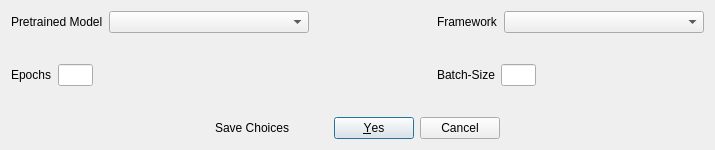
<?xml version="1.0" encoding="UTF-8"?>
<!--Author: Chris Lawson-->
<!--Contact: clawso21@une.edu.au-->
<!--Source: U-Infuse-->
<!--Purpose: Training Configuration Dialogue 2 UI-->
<ui version="4.0">
 <class>ModTrain2</class>
 <widget class="QDialog" name="ModTrain2">
  <property name="geometry">
   <rect>
    <x>0</x>
    <y>0</y>
    <width>715</width>
    <height>150</height>
   </rect>
  </property>
  <property name="sizePolicy">
   <sizepolicy hsizetype="Maximum" vsizetype="Preferred">
    <horstretch>0</horstretch>
    <verstretch>0</verstretch>
   </sizepolicy>
  </property>
  <property name="minimumSize">
   <size>
    <width>715</width>
    <height>150</height>
   </size>
  </property>
  <property name="maximumSize">
   <size>
    <width>715</width>
    <height>150</height>
   </size>
  </property>
  <property name="windowTitle">
   <string>Model Training Settings</string>
  </property>
  <layout class="QGridLayout" name="gridLayout">
   <item row="2" column="0">
    <layout class="QHBoxLayout" name="horizontalLayout6">
     <item>
      <spacer name="horizontalSpacer4">
       <property name="orientation">
        <enum>Qt::Horizontal</enum>
       </property>
       <property name="sizeHint" stdset="0">
        <size>
         <width>40</width>
         <height>20</height>
        </size>
       </property>
      </spacer>
     </item>
     <item>
      <widget class="QLabel" name="saveLabel">
       <property name="text">
        <string>Save Choices</string>
       </property>
      </widget>
     </item>
     <item>
      <widget class="QDialogButtonBox" name="yesButton">
       <property name="orientation">
        <enum>Qt::Horizontal</enum>
       </property>
       <property name="standardButtons">
        <set>QDialogButtonBox::Cancel|QDialogButtonBox::Yes</set>
       </property>
      </widget>
     </item>
     <item>
      <spacer name="horizontalSpacer5">
       <property name="orientation">
        <enum>Qt::Horizontal</enum>
       </property>
       <property name="sizeHint" stdset="0">
        <size>
         <width>40</width>
         <height>20</height>
        </size>
       </property>
      </spacer>
     </item>
    </layout>
   </item>
   <item row="1" column="0">
    <spacer name="verticalSpacer1">
     <property name="orientation">
      <enum>Qt::Vertical</enum>
     </property>
     <property name="sizeHint" stdset="0">
      <size>
       <width>20</width>
       <height>40</height>
      </size>
     </property>
    </spacer>
   </item>
   <item row="0" column="0">
    <layout class="QHBoxLayout" name="horizontalLayout1">
     <item>
      <layout class="QVBoxLayout" name="verticalLayout1">
       <item>
        <layout class="QHBoxLayout" name="horizontalLayout2">
         <item>
          <widget class="QLabel" name="pretrainedLabel">
           <property name="text">
            <string>Pretrained Model</string>
           </property>
          </widget>
         </item>
         <item>
          <widget class="QComboBox" name="dataSetsComboBox">
           <property name="minimumSize">
            <size>
             <width>200</width>
             <height>0</height>
            </size>
           </property>
          </widget>
         </item>
        </layout>
       </item>
       <item>
        <spacer name="verticalSpacer2">
         <property name="orientation">
          <enum>Qt::Vertical</enum>
         </property>
         <property name="sizeHint" stdset="0">
          <size>
           <width>20</width>
           <height>40</height>
          </size>
         </property>
        </spacer>
       </item>
       <item>
        <layout class="QHBoxLayout" name="horizontalLayout3">
         <item>
          <widget class="QLabel" name="epochsLabel">
           <property name="text">
            <string>Epochs</string>
           </property>
          </widget>
         </item>
         <item>
          <widget class="QLineEdit" name="epochsText">
           <property name="maximumSize">
            <size>
             <width>35</width>
             <height>16777215</height>
            </size>
           </property>
           <property name="text">
            <string/>
           </property>
          </widget>
         </item>
         <item>
          <spacer name="horizontalSpacer1">
           <property name="orientation">
            <enum>Qt::Horizontal</enum>
           </property>
           <property name="sizeHint" stdset="0">
            <size>
             <width>40</width>
             <height>20</height>
            </size>
           </property>
          </spacer>
         </item>
        </layout>
       </item>
      </layout>
     </item>
     <item>
      <spacer name="horizontalSpacer2">
       <property name="orientation">
        <enum>Qt::Horizontal</enum>
       </property>
       <property name="sizeHint" stdset="0">
        <size>
         <width>40</width>
         <height>20</height>
        </size>
       </property>
      </spacer>
     </item>
     <item>
      <layout class="QVBoxLayout" name="verticalLayout2">
       <item>
        <layout class="QHBoxLayout" name="horizontalLayout4">
         <item>
          <widget class="QLabel" name="frameworkLabel">
           <property name="text">
            <string>Framework</string>
           </property>
          </widget>
         </item>
         <item>
          <widget class="QComboBox" name="frameworkComboBox">
           <property name="minimumSize">
            <size>
             <width>200</width>
             <height>0</height>
            </size>
           </property>
          </widget>
         </item>
        </layout>
       </item>
       <item>
        <spacer name="verticalSpacer3">
         <property name="orientation">
          <enum>Qt::Vertical</enum>
         </property>
         <property name="sizeHint" stdset="0">
          <size>
           <width>20</width>
           <height>40</height>
          </size>
         </property>
        </spacer>
       </item>
       <item>
        <layout class="QHBoxLayout" name="horizontalLayout5">
         <item>
          <widget class="QLabel" name="batchSizeLabel">
           <property name="text">
            <string>Batch-Size</string>
           </property>
          </widget>
         </item>
         <item>
          <widget class="QLineEdit" name="batchSizeText">
           <property name="maximumSize">
            <size>
             <width>35</width>
             <height>16777215</height>
            </size>
           </property>
           <property name="text">
            <string/>
           </property>
          </widget>
         </item>
         <item>
          <spacer name="horizontalSpacer3">
           <property name="orientation">
            <enum>Qt::Horizontal</enum>
           </property>
           <property name="sizeHint" stdset="0">
            <size>
             <width>40</width>
             <height>20</height>
            </size>
           </property>
          </spacer>
         </item>
        </layout>
       </item>
      </layout>
     </item>
    </layout>
   </item>
  </layout>
 </widget>
 <resources/>
 <connections/>
</ui>
